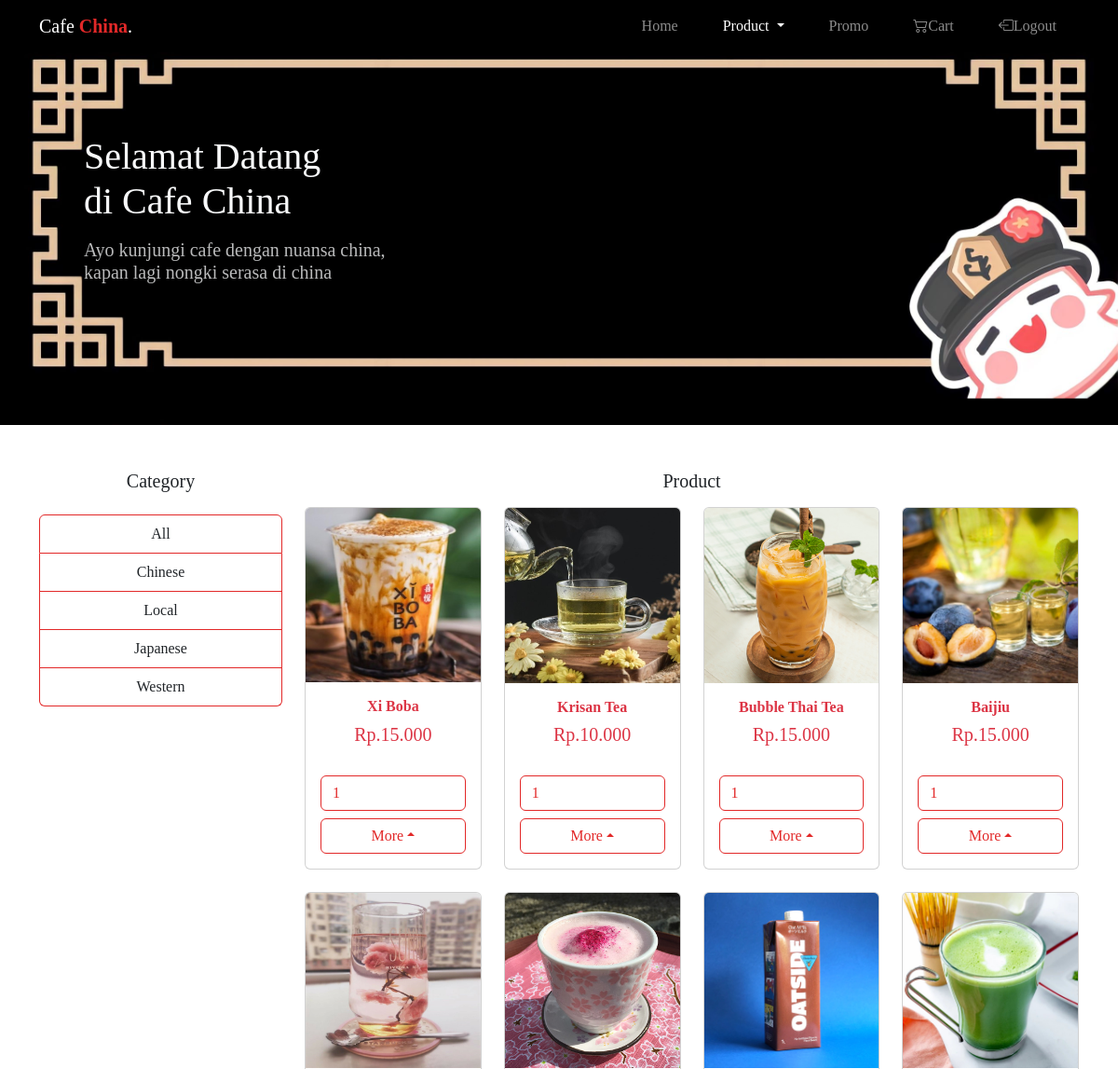
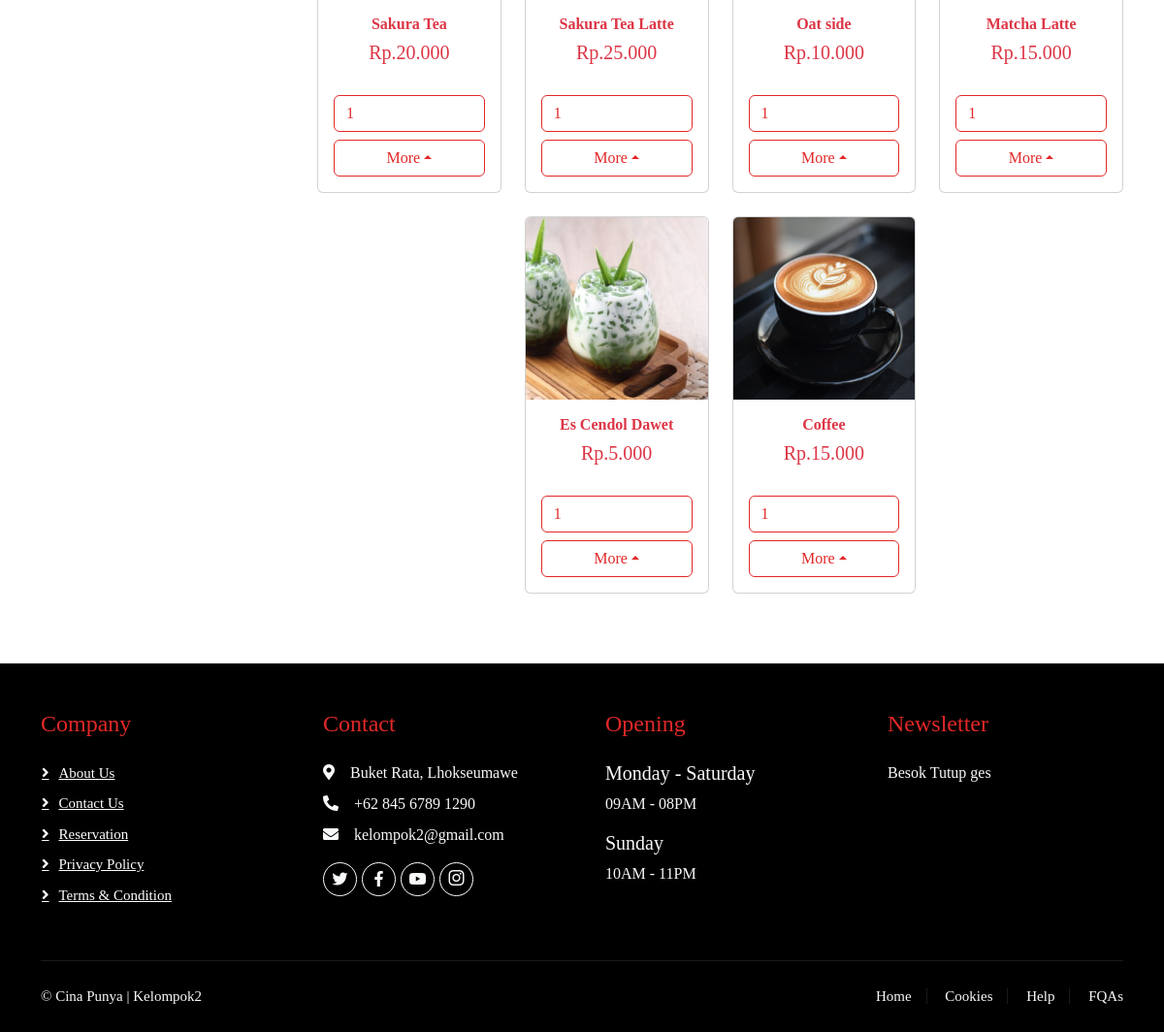
The page /pages/produk1.php (signed in) on the database its author committed (2 pictures, top to bottom).
### tables this page shows
CREATE TABLE `products` (
  `product_id` int NOT NULL,
  `product_name` varchar(255) DEFAULT NULL,
  `imagePath` varchar(255) NOT NULL,
  `category` varchar(50) DEFAULT NULL,
  `price` decimal(10,2) DEFAULT NULL,
  `description` text,
  `country_origin` varchar(50) NOT NULL
);

### pages/produk1.php (the view, shortened to what this page needs)
<?php
include "../includes/koneksi.php";
?>
<!DOCTYPE html>
<html>
<head>
    <link href="https://cdnjs.cloudflare.com/ajax/libs/font-awesome/5.10.0/css/all.min.css" rel="stylesheet" />
    <link href="https://cdn.jsdelivr.net/npm/bootstrap-icons@1.4.1/font/bootstrap-icons.css" rel="stylesheet" />
    <link href="https://cdn.jsdelivr.net/npm/bootstrap@5.3.0-alpha2/dist/css/bootstrap.min.css" rel="stylesheet"
 />
    <link rel="stylesheet" href="https://cdn.jsdelivr.net/npm/bootstrap-icons@1.10.3/font/bootstrap-icons.css" />
    <link rel="stylesheet" href="../assets/css/style.css" />
    <link rel="stylesheet" href="../assets/css/lightbox.min.css" />
    <link rel="stylesheet" href="https://cdn.jsdelivr.net/npm/aos@2.3.4/dist/aos.css" />
</head>
<body>
    <nav class="navbar navbar-expand-lg navbar-dark bg-black fixed-top">
        <div class="container">
            <div class="collapse navbar-collapse" id="navbarNav">
                <a class="navbar-brand" href="#">Cafe<span> China</span>.</a>
                <ul class="navbar-nav ms-auto d-flex gap-3">
                    <li class="nav-item me-3">
                        <a class="nav-link" aria-current="page" href="../index.php">Home</a>
                    </li>
                    <li class="nav-item dropdown me-3">
                        <a class="nav-link dropdown-toggle active" href="#" id="navbarDropdown" role="button"
                            data-bs-toggle="dropdown" aria-expanded="false">
                            Product
                        </a>
                    </li>
                    <li class="nav-item me-3">
                        <a class="nav-link" href="promo.php">Promo</a>
                    </li>
                    <li class="nav-item me-3">
                        <a class="nav-link" href="keranjang.php" tabindex="-1" aria-disabled="true"><i
                                class="bi bi-cart2"></i>Cart</a>
                    </li>
                    <li class="nav-item me-3">
                        <a class="nav-link" href="../logout.php" tabindex="-1" aria-disabled="true"><i
                                class="bi bi-box-arrow-left"></i>Logout</a>
                    </li>
                </ul>
            </div>
        </div>
    </nav>
    <div class="container-fluid banner-produk">
        <div class="container">
            <div class="row">
                <h3 class="text-light display-6 mx-5 ml-5">
                    Selamat Datang <br />di Cafe<span> China</span>
                </h3>
                <h5 class="text-light opacity-75 mx-5 ml-5 mt-2">
                    Ayo kunjungi cafe dengan nuansa china,
                    <br class="d-none d-md-block" />
                    kapan lagi nongki serasa di china
                </h5>
            </div>
        </div>
    </div>
    <div class="container-fluid py-5">
        <div class="container">
            <div class="row">
                <div class="text-center mb-5 col-md-4 col-lg-3 mb-5">
                    <h5 class="mb-3" data-aos="fade-up" data-aos-anchor-placement="center-center">Category</h5>
                    <ul class="list-group mt-4" data-aos="fade-up" data-aos-anchor-placement="center-center">
                        <li type="button" class="list-group-item text-dark btn-produk" style="text-decoration: none"
                            onclick="showProducts('All')">All</li>
                        <li class="list-group-item text-dark btn-produk" type="button" style="text-decoration: none"
                            onclick="showProducts('Chinese')">
                            Chinese
                        </li>
                        <li class="list-group-item text-dark btn-produk" type="button" style="text-decoration: none"
                            onclick="showProducts('Lokal')">
                            Local
                        </li>
                        <li class="list-group-item text-dark btn-produk" type="button" style="text-decoration: none"
                            onclick="showProducts('Japanese')">
                            Japanese
                        </li>
                        <li class="list-group-item text-dark btn-produk" type="button" style="text-decoration: none"
                            onclick="showProducts('Western')">
                            Western
                        </li>
                    </ul>
                </div>
                <div class="container-fluid col-md-8 col-lg-9" data-aos="fade-up">
                    <h5 class="text-center mb-3">Product</h5>
                    <div class="row justify-content-center">
                        <?php
                        $sql = "SELECT * FROM products WHERE category = 'Minuman' ORDER BY country_origin";
                        $result = mysqli_query($conn, $sql);
                        if ($result) {
                            while ($row = mysqli_fetch_assoc($result)) {
                                echo '<div class="col-6 col-sm-6 col-lg-3 mb-4 product-item ' . $row['country_origin'] . '"> ';
                                echo '<div class="card" data-aos="zoom-in-up" data-aos-anchor-placement="center-center">';
                                echo '<a href="' . $row['imagePath'] . '" data-lightbox="products" data-title="' . $row['product_name'] . '">';
                                echo '<img src="' . $row['imagePath'] . '" class="card-img-top" alt="404" />';
                                echo '</a>';
                                echo '<div class="card-body">';
                                echo '<h5 class="card-title text-center text-danger">';
                                echo '<strong>' . $row['product_name'] . '</strong>';
                                echo '</h5>';
                                echo '<h5 class="text-center text-danger">Rp.' . number_format($row['price'], 0, ',', '.') . '</h5>';
                                echo '<form method="post" action="">';
                                echo '<div class="form-group">';
                                echo '<input type="number" name="quantity" id="quantity" class="mb-2 btn-produk form-control" value="1" min="1">';
                                echo '</div>';
                                echo '<div class="dropup">';
                                echo '<a class="btn btn-produk dropdown-toggle w-100" href="#" role="button" id="dropdownMenuLink" data-bs-toggle="dropdown" aria-expanded="false">';
                                echo 'More';
                                echo '</a>';
                                echo '</div>';
                                echo '</form>';
                                echo '</div>';
                                echo '</div>';
                                echo '</div>';
                            }
                        } else {
                            echo "Error: " . $sql . "<br>" . mysqli_error($conn);
                        }
                        ?>
                    </div>
                </div>
            </div>
        </div>
    </div>
    <div class="container-fluid bg-black footer text-light" data-aos="fade-in"
        data-aos-anchor-placement="center-center">
        <div class="container py-5">
            <div class="row g-5">
                <div class="col-lg-3 col-md-6">
                    <h4 class="text-start section-judul mb-4">Company</h4>
                    <a class="btn btn-link" href="about_us.php">About Us</a>
                    <a class="btn btn-link" href="">Contact Us</a>
                    <a class="btn btn-link" href="">Reservation</a>
                    <a class="btn btn-link" href="">Privacy Policy</a>
                    <a class="btn btn-link" href="">Terms & Condition</a>
                </div>
                <div class="col-lg-3 col-md-6">
                    <h4 class="text-start section-judul mb-4">Contact</h4>
                    <p class="mb-2">
                        <i class="fa fa-map-marker-alt me-3"></i>Buket Rata, Lhokseumawe
                    </p>
                    <p class="mb-2">
                        <i class="fa fa-phone-alt me-3"></i>+62 845 6789 1290
                    </p>
                    <p class="mb-2">
                        <i class="fa fa-envelope me-3"></i>kelompok2@gmail.com
                    </p>
                    <div class="d-flex pt-2">
                        <a class="btn btn-outline-light btn-social" href="#"><i class="fab fa-twitter"></i></a>
                        <a class="btn btn-outline-light btn-social"
                            href="https://www.facebook.com/profile.php?id=100009281760851"><i
                                class="fab fa-facebook-f"></i></a>
                        <a class="btn btn-outline-light btn-social"
                            href="https://www.youtube.com/channel/UC8NhEuvVu0tQHqpRHKP6rnw"><i
                                class="fab fa-youtube"></i></a>
                        <a class="btn btn-outline-light btn-social"
                            href="https://www.instagram.com/ramadhan_agung_/?hl=en"><i class="bi bi-instagram"></i></a>
                    </div>
                </div>
                <div class="col-lg-3 col-md-6">
                    <h4 class="section-judul text-start mb-4">Opening</h4>
                    <h5 class="text-light">Monday - Saturday</h5>
                    <p>09AM - 08PM</p>
                    <h5 class="text-light">Sunday</h5>
                    <p>10AM - 11PM</p>
                </div>
                <div class="col-lg-3 col-md-6">
                    <h4 class="section-judul text-start mb-4">Newsletter</h4>
                    <p>Besok Tutup ges</p>
                </div>
            </div>
        </div>
        <div class="container">
            <div class="copyright">
                <div class="row">
                    <div class="col-md-6 text-center text-md-start mb-3 mb-md-0">
                        &copy;
                        <a class="text-light" style="text-decoration: none" href="#">Cina Punya</a>
                        | Kelompok2
                    </div>
                    <div class="col-md-6 text-center text-md-end">
                        <div class="footer-menu">
                            <a class="" href="#">Home</a>
                            <a class="" href="">Cookies</a>
                            <a class="" href="">Help</a>
                            <a class="" href="">FQAs</a>
                        </div>
                    </div>
                </div>
            </div>
        </div>
    </div>
</body>
</html>

### assets/css/style.css (style rules this page uses)
body { font-family: cursive, "Trebuchet MS", "Lucida Sans Unicode", "Lucida Grande", "Lucida"; }
a span { color: rgb(226, 40, 40); font-weight: bolder; }
.card-title { font-size: medium; font-weight: bolder; }
.banner-produk { height: 57vh; background: linear-gradient(rgba(0, 0, 0, 0.9), rgba(0, 0, 0, 0.9)); background-image: url("../images/logo/bo tao.jpg"); background-size: contain; background-position: center; display: flex; align-items: center; justify-content: center; flex-direction: column; }
@media (min-width: 1200px) { .banner-produk { background-position: center; } }
.btn-produk { background-color: transparent; border: 100%; outline: none; border-color: rgb(226, 40, 40); color: rgb(226, 40, 40); font-weight: 500; }
.footer-menu a { text-decoration: none; color: #fff; }
.footer .btn.btn-link { display: block; margin-bottom: 7px; padding: 0; text-align: left; color: #ffffff; font-size: 15px; font-weight: normal; text-transform: capitalize; transition: 0.3s; }
.footer .btn.btn-link::before { position: relative; content: "\f105"; font-family: "Font Awesome 5 Free"; font-weight: 900; margin-right: 10px; }
.section-judul { color: rgb(226, 40, 40); }
.footer .btn.btn-social { margin-right: 5px; width: 35px; height: 35px; display: flex; align-items: center; justify-content: center; border: 1px solid #ffffff; border-radius: 35px; transition: 0.3s; }
.footer .copyright { padding: 25px 0; font-size: 15px; border-top: 1px solid rgba(256, 256, 256, 0.1); }
.footer .footer-menu a { margin-right: 15px; padding-right: 15px; border-right: 1px solid rgba(255, 255, 255, 0.1); }
.footer .footer-menu a:last-child { margin-right: 0; padding-right: 0; border-right: none; }
.footer .copyright a { color: var(--light); }

### rows shown on the page
products: imagePath (picture), product_name "Xi Boba", price "15.000"
products: imagePath (picture), product_name "Krisan Tea", price "10.000"
products: imagePath (picture), product_name "Bubble Thai Tea", price "15.000"
products: imagePath (picture), product_name "Baijiu", price "15.000"
products: imagePath (picture), product_name "Sakura Tea", price "20.000"
products: imagePath (picture), product_name "Sakura Tea Latte", price "25.000"
products: imagePath (picture), product_name "Oat side", price "10.000"
products: imagePath (picture), product_name "Matcha Latte", price "15.000"
products: imagePath (picture), product_name "Es Cendol Dawet", price "5.000"
products: imagePath (picture), product_name "Coffee", price "15.000"
